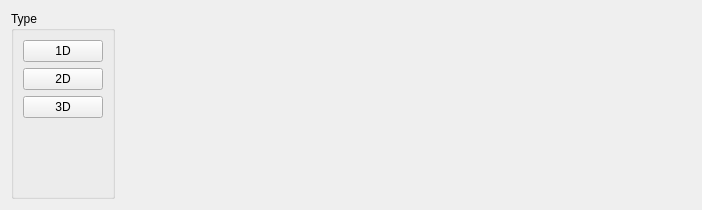
<?xml version="1.0" encoding="UTF-8"?>
<ui version="4.0">
 <class>Form</class>
 <widget class="QWidget" name="Form">
  <property name="geometry">
   <rect>
    <x>0</x>
    <y>0</y>
    <width>702</width>
    <height>210</height>
   </rect>
  </property>
  <property name="windowTitle">
   <string>Form</string>
  </property>
  <layout class="QGridLayout" name="gridLayout_2">
   <item row="0" column="1">
    <widget class="QStackedWidget" name="stackedWidget">
     <property name="currentIndex">
      <number>1</number>
     </property>
     <widget class="QWidget" name="page"/>
     <widget class="QWidget" name="page_2"/>
    </widget>
   </item>
   <item row="0" column="0">
    <widget class="QGroupBox" name="groupBox">
     <property name="cursor">
      <cursorShape>ArrowCursor</cursorShape>
     </property>
     <property name="layoutDirection">
      <enum>Qt::LeftToRight</enum>
     </property>
     <property name="title">
      <string>Type</string>
     </property>
     <property name="flat">
      <bool>false</bool>
     </property>
     <property name="checkable">
      <bool>false</bool>
     </property>
     <layout class="QGridLayout" name="gridLayout">
      <item row="3" column="0">
       <spacer name="verticalSpacer">
        <property name="orientation">
         <enum>Qt::Vertical</enum>
        </property>
        <property name="sizeHint" stdset="0">
         <size>
          <width>20</width>
          <height>40</height>
         </size>
        </property>
       </spacer>
      </item>
      <item row="0" column="0">
       <widget class="QPushButton" name="type_1D_Btn">
        <property name="text">
         <string>1D</string>
        </property>
       </widget>
      </item>
      <item row="1" column="0">
       <widget class="QPushButton" name="type_2D_Btn">
        <property name="text">
         <string>2D</string>
        </property>
       </widget>
      </item>
      <item row="2" column="0">
       <widget class="QPushButton" name="type_3D_Btn">
        <property name="text">
         <string>3D</string>
        </property>
       </widget>
      </item>
     </layout>
    </widget>
   </item>
  </layout>
 </widget>
 <resources/>
 <connections/>
</ui>
